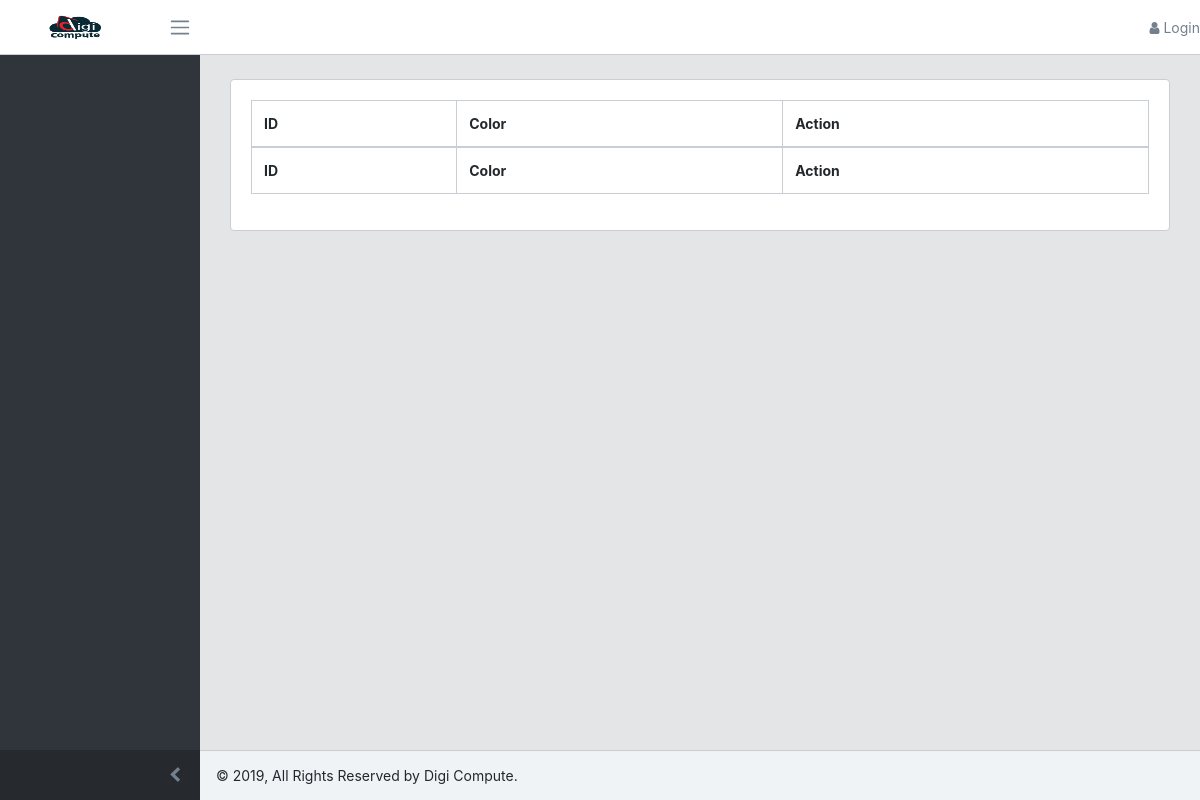
Before: /dashboard/colors/ with the older database file.
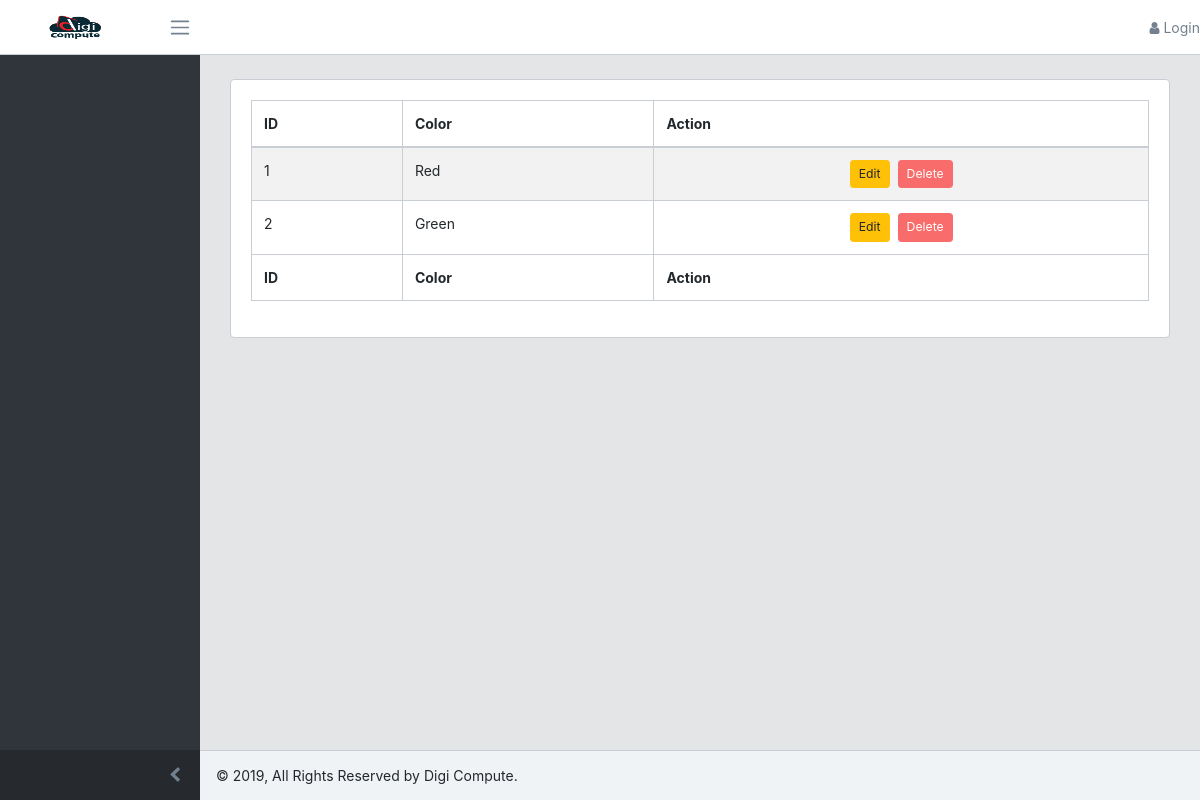
After: the same page with the newer database file.
### repair/models.py (models this page shows, shortened)
class Color(models.Model):
    color = models.CharField(max_length=200, unique=True)

### repair/views.py (the view)
# urls.py: path('dashboard/colors/', views.DashboardColorListView.as_view(), name='dashboard_color_list'),
class DashboardColorListView(ListView):
    model = Color
    template_name = 'repair/dashboard_color_list.html'

### repair/templates/repair/dashboard_color_list.html (shortened to what this page needs)
{% extends 'admin_base.html' %}
{% load static %}
{% block content %}
    <div class="card mt-4">
        <div class="card-body">
            <table id="example" class="table table-striped table-bordered" style="width:100%">
        <thead>
            <tr>
                <th>ID</th>
                <th>Color</th>
                <th>Action</th>
            </tr>
        </thead>
        <tbody>
            {% for color in object_list %}
            <tr>
                <td>{{ color.id }}</td>
                <td>{{ color.color }}</td>
                <td class="text-center"><form action="{% url 'repair:color_delete' pk=color.id %}" method="POST">{% csrf_token %}<a href="{% url 'repair:color_edit' pk=color.id %}" class="btn btn-sm btn-warning mr-2">Edit</a><button class="btn btn-sm btn-danger confirm-delete">Delete</button></form></td>
            </tr>
            {% endfor %}
        </tbody>
        <tfoot>
            <tr>
                <th>ID</th>
                <th>Color</th>
                <th>Action</th>
            </tr>
        </tfoot>
    </table>
        </div>
    </div>
{% endblock %}

### templates/admin_base.html (shortened to what this page needs)
<!DOCTYPE html>
{% load static %}
<html lang="en">
  <head>
    <link href="{% static 'admin_static/vendors/@coreui/icons/css/coreui-icons.min.css' %}" rel="stylesheet">
    <link href="{% static 'admin_static/vendors/flag-icon-css/css/flag-icon.min.css' %}" rel="stylesheet">
    <link href="{% static 'admin_static/vendors/font-awesome/css/font-awesome.min.css' %}" rel="stylesheet">
    <link href="{% static 'admin_static/vendors/simple-line-icons/css/simple-line-icons.css' %}" rel="stylesheet">
      <link rel="stylesheet" type="text/css" href="{% static 'admin_static/css/dataTables.bootstrap4.min.css' %}"/>
    <link href="{% static 'admin_static/css/style.css' %}" rel="stylesheet">
    <link href="{% static 'admin_static/vendors/pace-progress/css/pace.min.css' %}" rel="stylesheet">
  </head>
  <body class="app header-fixed sidebar-fixed aside-menu-fixed sidebar-lg-show">
    <header class="app-header navbar">
      <a class="navbar-brand" href="/">
        <img class="navbar-brand-full" src="{% static 'images/logo.png' %}" width="89" height="25" alt="Digi Compute Logo">
      </a>
      <button class="navbar-toggler sidebar-toggler d-md-down-none" type="button" data-toggle="sidebar-lg-show">
        <span class="navbar-toggler-icon"></span>
      </button>
      <ul class="nav navbar-nav ml-auto">
        {% if request.user.is_authenticated %}
        <li class="nav-item dropdown">
          <a class="nav-link" data-toggle="dropdown" href="#" role="button" aria-haspopup="true" aria-expanded="false">
            <img class="img-avatar" src="{% static 'admin_static/img/avatars/6.jpg' %}" alt="admin@bootstrapmaster.com">
          </a>
          <div class="dropdown-menu dropdown-menu-right">
            <a class="dropdown-item" href="{% url 'logout' %}">
              <i class="fa fa-lock"></i> Logout</a>
          </div>
        </li>
        {% else %}
        <li class="nav-item d-md-down-none">
          <a class="nav-link" href="{% url 'login' %}">
            <i class="fa fa-user"></i> Login
          </a>
        </li>
        {% endif %}
      </ul>
    </header>
    <div class="app-body">
      <div class="sidebar">
        <nav class="sidebar-nav">
          <ul class="nav">
          </ul>
        </nav>
        <button class="sidebar-minimizer brand-minimizer" type="button"></button>
      </div>
      <main class="main">
        <div class="container-fluid">
          <div class="animated fadeIn">
              {% block content %}
              {% endblock %}
          </div>
        </div>
      </main>
    </div>
    <footer class="app-footer">
      <div>
        <span>© {% now "Y" %}, All Rights Reserved by Digi Compute.</span>
      </div>
    </footer>
  </body>
</html>

Changed rows visible on the page:
added Color: id "1", color "Red"
added Color: id "2", color "Green"
